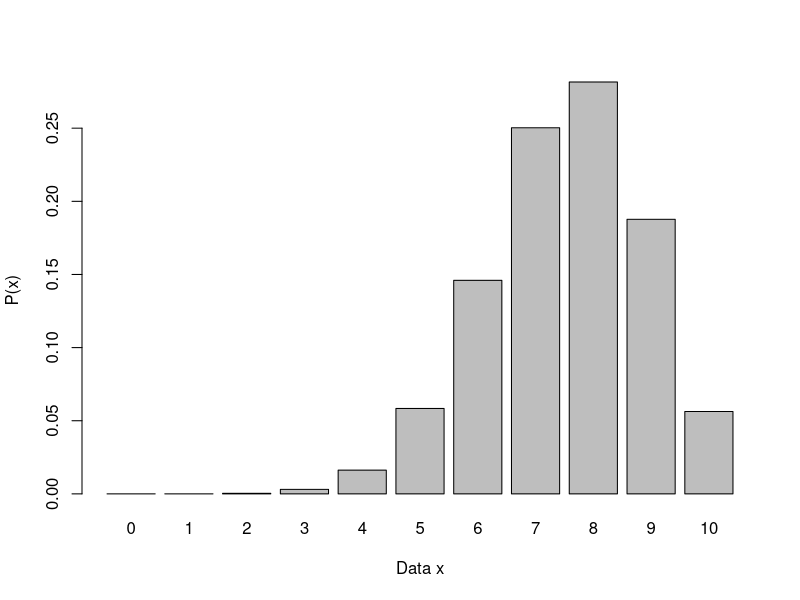
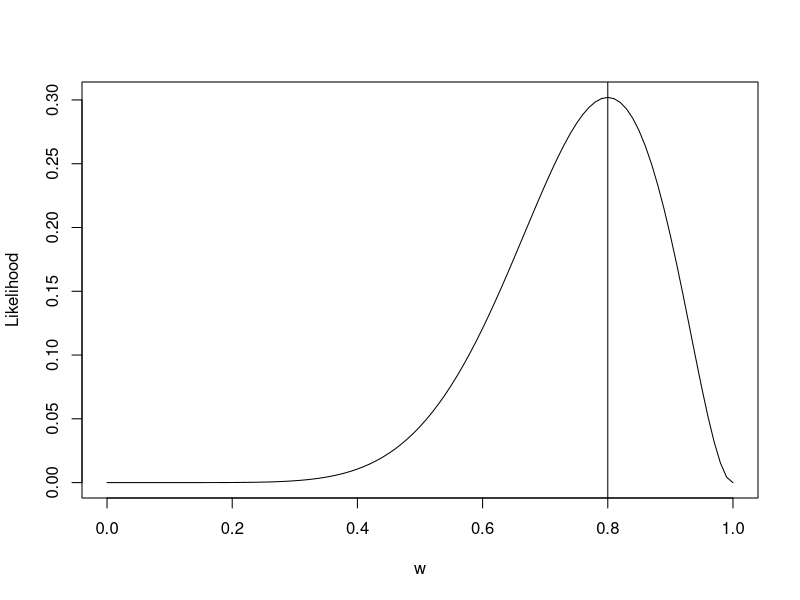
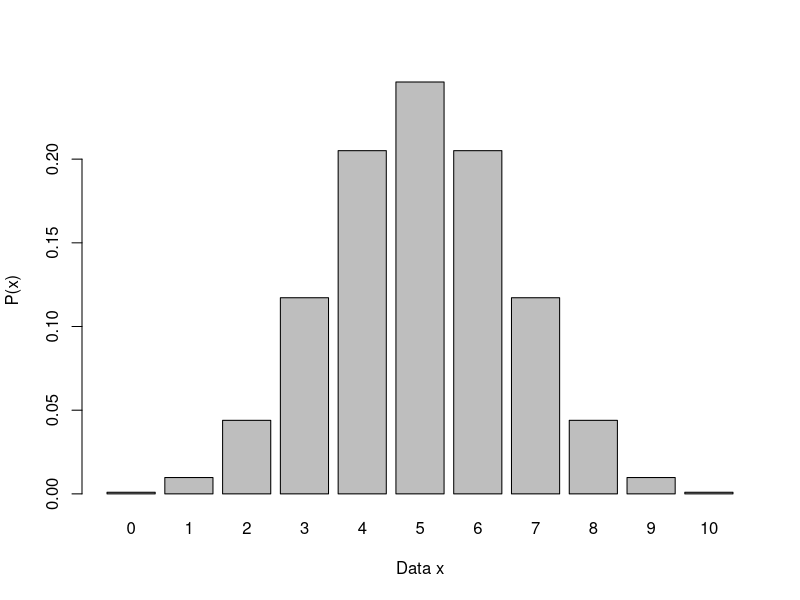

The R script that drew these images, in order:
# lecture 1
# intro to modeling / classical inference

# probability versus likelihood

# Example: w = 0.25, N = 10 trials, probability of 8 successes? 
choose(10,8) * (0.25)^8 * (0.75)^2

# R has a built-in function for this!
dbinom(x=8, size=10, prob=0.25)

# plot potential data from model parameters
x = seq(from=0, to=10, by=1)
barplot(dbinom(x, size=10, prob=0.75), 
        names.arg = 0:10,
        xlab="Data x",
        ylab="P(x)")
        

# what if we're given the data x, but NOT the parameter w?
# plot "likelihood function"

# example: suppose we observed 8 successes in 10 trials. What is w?

w = seq(from=0, to=1, by=0.01)
plot(w, dbinom(x=8, size=10, prob=w),
     type="l",
     ylab="Likelihood")

# you'll notice that it peaks at 8/10 = 0.80
# this is the "maximum likelihood estimate" :)

abline(v=0.80)

# but there's also uncertainty around this value
# in this course, we're going to learn how to quantify 
# this uncertainty

# classical method for
# hypothesis testing / model comparison
# classical inference based on assuming null model: w=0.5
# and calculating probability of observing data (or more extreme)
# under this model:

x = seq(from=0, to=10, by=1)
barplot(dbinom(x, size=10, prob=0.5), # change to 0.5 to reflect null
        names.arg = 0:10,
        xlab="Data x",
        ylab="P(x)")

# we observed x = 8, so compute P(x >= 8 | null):

1 - pbinom(7, size=10, prob=0.5)

# this probability is small (less than 0.05), so we REJECT the null
# model, leaving support for the alternative (i.e., x > 0.5)

# alternatively, use the binom.test function:

binom.test(x=8, n=10, p=0.5, alternative="greater")


# back to Emily Rosa
# recall that she observed success on only 44% of trials
# out of 280 trials, x=123 successes.

binom.test(x=123, n=280, p=0.5, alternative="greater")

# this p-value is greater than 0.05, which tells us that observing
# these data is plausible under the null model.
# thus, we fail to reject the null.
